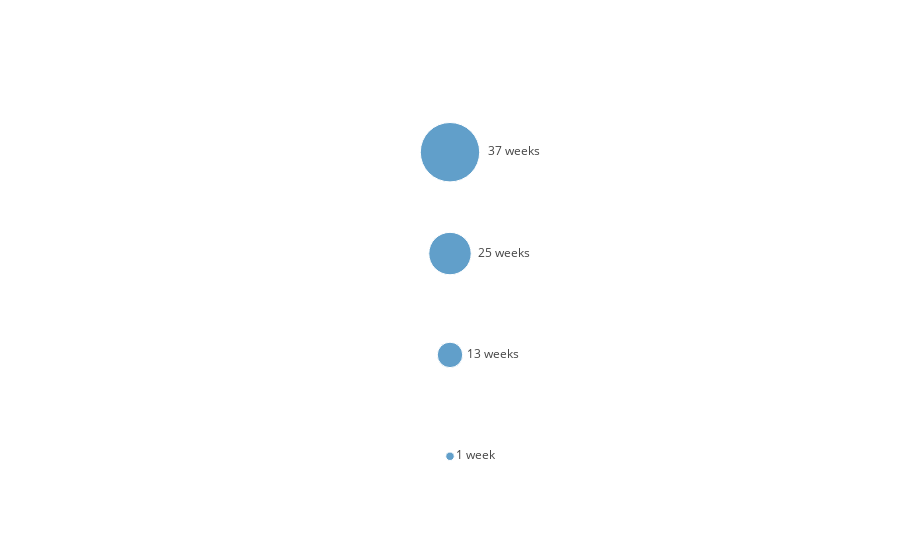

Source (notebook cell):
### Code cell
sizes = np.linspace(1, df.Weeks_on_chart.astype('int64').max(), 4, endpoint=True)

legend_trace = go.Scatter(
    x = [0, 0, 0, 0],
    y = sizes,
    text = ['1 week', '13 weeks', '25 weeks', '37 weeks'],
    textposition = 'middle right',
    mode = 'markers+text',
    marker = dict(
        size = (sizes + 5)**2,
        sizemode = 'area',
    )
)

legend_layout = go.Layout(
    yaxis = dict(
        showgrid = False,
        zeroline = False,
        showline = False,
        ticks = '',
        showticklabels = False
    ),
    xaxis = dict(
        showgrid = False,
        zeroline = False,
        showline = False,
        ticks = '',
        showticklabels = False
    )
)

fig = go.Figure([legend_trace], layout=legend_layout)

iplot(fig)

### Figure 1 — Plotly figure (JSON) as saved in the notebook; plotly's stock layout.template omitted (floating-point values rounded to 4 significant figures)
{"data": [{"marker": {"size": [36, 324, 900, 1764], "sizemode": "area"}, "mode": "markers+text", "text": ["1 week", "13 weeks", "25 weeks", "37 weeks"], "textposition": "middle right", "type": "scatter", "uid": "aa85a071-bd14-4dc5-89fc-cf38f016c068", "x": [0, 0, 0, 0], "y": [1, 13, 25, 37]}], "layout": {"autosize": true, "xaxis": {"autorange": true, "range": [-1, 1], "showgrid": false, "showline": false, "showticklabels": false, "ticks": "", "type": "linear", "zeroline": false}, "yaxis": {"autorange": true, "range": [-2.047, 44.39], "showgrid": false, "showline": false, "showticklabels": false, "ticks": "", "type": "linear", "zeroline": false}}}
